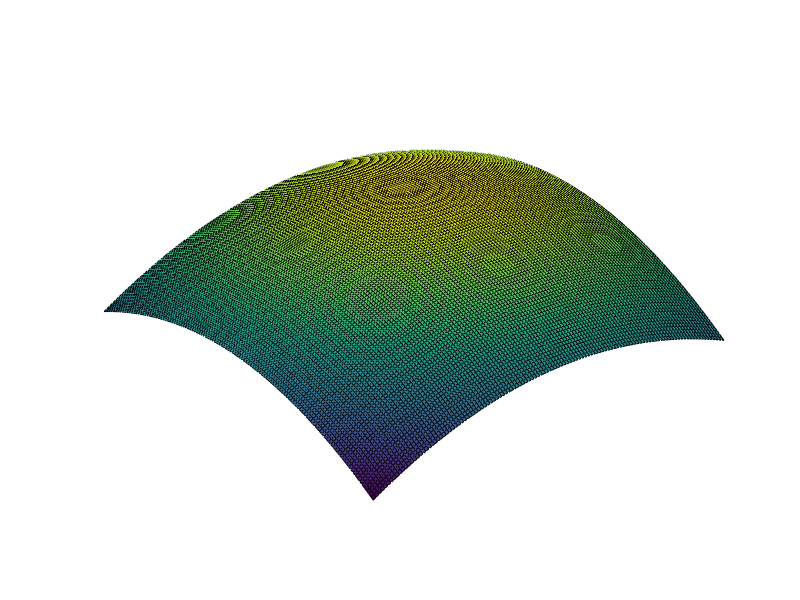

Here is the MATLAB script that generated this plot:
%编写一个文件，绘制 z=3-(x-2)^2-(y-2)^2  x,y在[-6,6]的曲面
D=[-6:0.1:6];
[x,y]=meshgrid(D);
z=3-(x-2).^2-(y-2).^2;
surf(x,y,z)
axis off
set(gcf,'color','W');